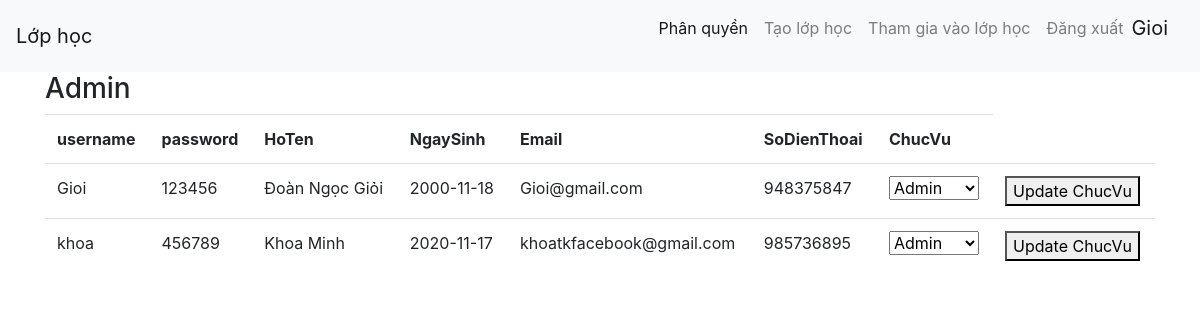
Page /PhanQuyen.php (signed in) on the committed database.
### tables this page shows
CREATE TABLE `user` (
  `username` varchar(30) NOT NULL,
  `password` varchar(30) NOT NULL,
  `HoTen` varchar(100) NOT NULL,
  `NgaySinh` date NOT NULL,
  `Email` varchar(100) NOT NULL,
  `SoDienThoai` int(11) NOT NULL,
  `ChucVu` varchar(30) NOT NULL
);

### PhanQuyen.php (the view, shortened to what this page needs)
<!DOCTYPE html>
<html lang="en">
<head>
    <link rel="stylesheet" href="https://maxcdn.bootstrapcdn.com/bootstrap/4.5.2/css/bootstrap.min.css">
</head>
<body>
<nav class="navbar navbar-expand-md bg-light navbar-light">
    <a class="navbar-brand" href="Home.php">Lớp học</a>
    <div class="collapse navbar-collapse" id="collapsibleNavbar">
        <ul class="navbar-nav ml-auto">
            <?php
            $conn=ConnectDB();
            if($_SESSION["ChucVu"]==="HocVien"){
            }else if($_SESSION["ChucVu"]==="GiaoVien"){
                echo "<li class='nav-item'>";
                echo "<a class='nav-link' href='#'>Tạo lớp học</a>";
                echo "</li>";
            }else if($_SESSION["ChucVu"]==="Admin") {
                echo "<li class='nav-item active'>";
                echo "<a class='nav-link' href='PhanQuyen.php'>Phân quyền</a>";
                echo "</li>";
                echo "<li class='nav-item'>";
                echo "<a class='nav-link' href='#'>Tạo lớp học</a>";
                echo "</li>";
            }
            ?>
            <li class="nav-item">
                <a class="nav-link" href="#">Tham gia vào lớp học</a>
            </li>
            <li class="nav-item">
                <a class="nav-link" href="Login.php">Đăng xuất</a>
            </li>
            <li class="nav-item">
                <p class="navbar-brand" > <?php echo $_SESSION["username"] ?></p>
            </li>
        </ul>
    </div>
</nav>
<div class="container">
    <h3>Admin</h3>
    <table class="table table-hover">
        <tr>
            <th>username</th>
            <th>password</th>
            <th>HoTen</th>
            <th>NgaySinh</th>
            <th>Email</th>
            <th>SoDienThoai</th>
            <th>ChucVu</th>
        </tr>
        <tr>
            <?php
            $sql="Select * from user";
            $result = $conn->query($sql);
            if ($result->num_rows > 0) {
                while($row = $result->fetch_assoc()) {
                        echo "<td>" . $row['username'] . "</td>";
                        echo "<td>" . $row['password'] . "</td>";
                        echo "<td>" . $row['HoTen'] . "</td>";
                        echo "<td>" . $row['NgaySinh'] . "</td>";
                        echo "<td>" . $row['Email'] . "</td>";
                        echo "<td>" . $row['SoDienThoai'] . "</td>";
                        echo "<form method='post' action='PhanQuyen.php'>";
                        echo '<td><select name="ChucVu">';
                        echo "<option value='Admin' selected='selected'>Admin</option>";
                        echo "</select></td>";
                        echo "<td><button type='submit' name='update'>Update ChucVu</button></td>";
                        echo "</form>";
                        echo "</tr>";
                }
            }
            ?>
    </table>
</div>
</body>
</html>

### rows in the picture
user: username "Gioi", password "123456", HoTen "Đoàn Ngọc Giỏi", NgaySinh "2000-11-18", Email "Gioi@gmail.com", SoDienThoai "948375847"
user: username "khoa", password "456789", HoTen "Khoa Minh", NgaySinh "2020-11-17", Email "khoatkfacebook@gmail.com", SoDienThoai "985736895"

### other values in the picture
$_SESSION["username"] "Gioi"
